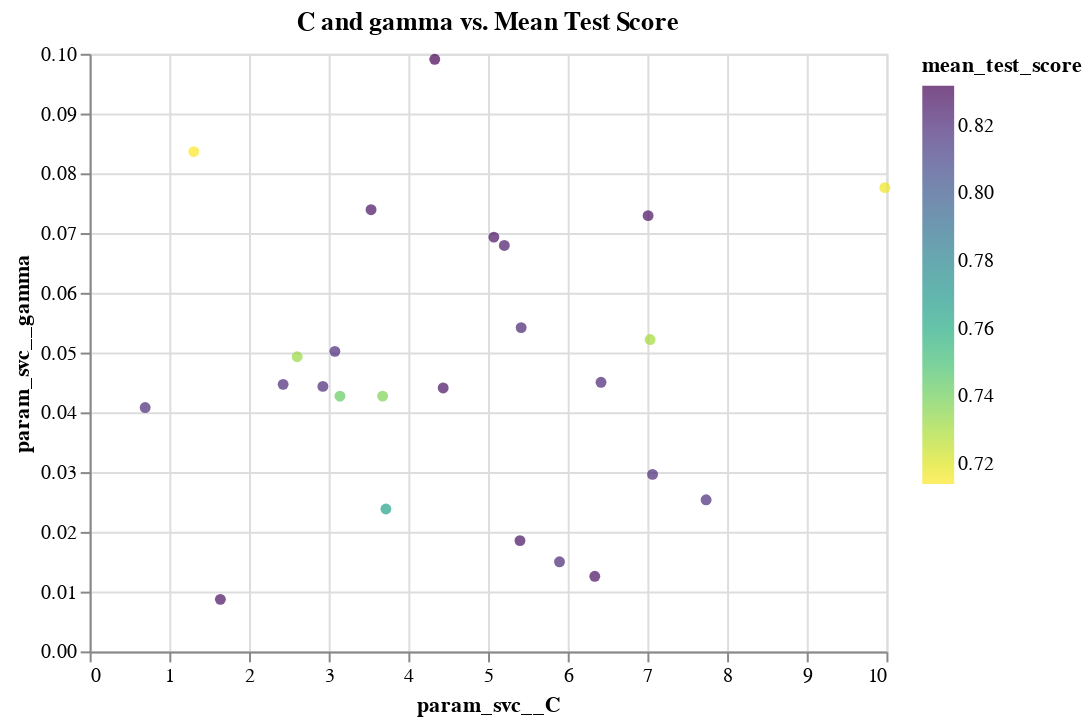

The notebook cell this image was saved under:
### Code cell
results = pd.DataFrame(random_search.cv_results_)

scatter = alt.Chart(results).mark_circle().encode(
    x='param_svc__C:Q',
    y='param_svc__gamma:Q',
    color=alt.Color('mean_test_score:Q', 
                    scale=alt.Scale(scheme='viridis', reverse=True)
                   )
).properties(
    width=400,
    height=300,
    title='C and gamma vs. Mean Test Score'
)

scatter

### Figure 1 — Vega specification as saved in the notebook (floating-point values rounded to 4 significant figures)
{"$schema": "https://vega.github.io/schema/vega/v5.json", "data": [{"name": "source_0", "values": [{"mean_test_score": 0.8191, "param_svc__C": 7.065, "param_svc__gamma": 0.02961}, {"mean_test_score": 0.8274, "param_svc__C": 7.009, "param_svc__gamma": 0.07292}, {"mean_test_score": 0.8319, "param_svc__C": 4.331, "param_svc__gamma": 0.09908}, {"mean_test_score": 0.8202, "param_svc__C": 5.897, "param_svc__gamma": 0.015}, {"mean_test_score": 0.8275, "param_svc__C": 3.532, "param_svc__gamma": 0.0739}, {"mean_test_score": 0.819, "param_svc__C": 0.6968, "param_svc__gamma": 0.0408}, {"mean_test_score": 0.8209, "param_svc__C": 6.418, "param_svc__gamma": 0.04503}, {"mean_test_score": 0.8212, "param_svc__C": 5.416, "param_svc__gamma": 0.05418}, {"mean_test_score": 0.8196, "param_svc__C": 3.078, "param_svc__gamma": 0.05021}, {"mean_test_score": 0.7377, "param_svc__C": 3.677, "param_svc__gamma": 0.04272}, {"mean_test_score": 0.7642, "param_svc__C": 3.718, "param_svc__gamma": 0.02383}, {"mean_test_score": 0.7167, "param_svc__C": 9.98, "param_svc__gamma": 0.0776}, {"mean_test_score": 0.8275, "param_svc__C": 4.437, "param_svc__gamma": 0.04409}, {"mean_test_score": 0.8277, "param_svc__C": 1.641, "param_svc__gamma": 0.008709}, {"mean_test_score": 0.7304, "param_svc__C": 7.034, "param_svc__gamma": 0.05218}, {"mean_test_score": 0.8274, "param_svc__C": 6.34, "param_svc__gamma": 0.01256}, {"mean_test_score": 0.8275, "param_svc__C": 5.073, "param_svc__gamma": 0.06933}, {"mean_test_score": 0.7324, "param_svc__C": 2.605, "param_svc__gamma": 0.0493}, {"mean_test_score": 0.8191, "param_svc__C": 2.428, "param_svc__gamma": 0.04469}, {"mean_test_score": 0.7141, "param_svc__C": 1.306, "param_svc__gamma": 0.08363}, {"mean_test_score": 0.819, "param_svc__C": 2.927, "param_svc__gamma": 0.04434}, {"mean_test_score": 0.7421, "param_svc__C": 3.141, "param_svc__gamma": 0.0427}, {"mean_test_score": 0.825, "param_svc__C": 5.204, "param_svc__gamma": 0.06793}, {"mean_test_score": 0.8275, "param_svc__C": 5.401, "param_svc__gamma": 0.01854}, {"mean_test_score": 0.8184, "param_svc__C": 7.737, "param_svc__gamma": 0.02537}]}, {"name": "source_0_x_domain_param_svc__C", "values": [{"min": 0.6968, "max": 9.98}]}, {"name": "source_0_y_domain_param_svc__gamma", "values": [{"min": 0.008709, "max": 0.09908}]}, {"name": "source_0_color_domain_mean_test_score", "values": [{"min": 0.7141, "max": 0.8319}]}], "marks": [{"type": "symbol", "name": "marks", "from": {"data": "source_0"}, "encode": {"update": {"opacity": {"value": 0.7}, "x": {"field": "param_svc__C", "scale": "x"}, "ariaRoleDescription": {"value": "circle"}, "y": {"field": "param_svc__gamma", "scale": "y"}, "shape": {"value": "circle"}, "description": {"signal": "\"param_svc__C: \" + (format(datum[\"param_svc__C\"], \"\")) + \"; param_svc__gamma: \" + (format(datum[\"param_svc__gamma\"], \"\")) + \"; mean_test_score: \" + (format(datum[\"mean_test_score\"], \"\"))"}, "fill": {"field": "mean_test_score", "scale": "color"}}}, "style": ["circle"]}], "scales": [{"name": "x", "type": "linear", "domain": [{"signal": "(data(\"source_0_x_domain_param_svc__C\")[0] || {}).min"}, {"signal": "(data(\"source_0_x_domain_param_svc__C\")[0] || {}).max"}], "range": [0, {"signal": "width"}], "zero": true, "nice": true}, {"name": "y", "type": "linear", "domain": [{"signal": "(data(\"source_0_y_domain_param_svc__gamma\")[0] || {}).min"}, {"signal": "(data(\"source_0_y_domain_param_svc__gamma\")[0] || {}).max"}], "range": [{"signal": "height"}, 0], "nice": true, "zero": true}, {"name": "color", "type": "linear", "domain": [{"signal": "(data(\"source_0_color_domain_mean_test_score\")[0] || {}).min"}, {"signal": "(data(\"source_0_color_domain_mean_test_score\")[0] || {}).max"}], "range": {"scheme": "viridis"}, "interpolate": "hcl", "zero": false, "reverse": true}], "axes": [{"scale": "x", "maxExtent": 0, "zindex": 0, "domain": false, "grid": true, "labels": false, "minExtent": 0, "gridScale": "y", "ticks": false, "orient": "bottom", "aria": false, "tickCount": {"signal": "ceil(width/40)"}}, {"scale": "y", "minExtent": 0, "aria": false, "labels": false, "gridScale": "x", "ticks": false, "grid": true, "tickCount": {"signal": "ceil(height/40)"}, "maxExtent": 0, "domain": false, "orient": "left", "zindex": 0}, {"scale": "x", "orient": "bottom", "labelOverlap": true, "tickCount": {"signal": "ceil(width/40)"}, "zindex": 0, "labelFlush": true, "grid": false, "title": "param_svc__C"}, {"scale": "y", "grid": false, "zindex": 0, "labelOverlap": true, "title": "param_svc__gamma", "tickCount": {"signal": "ceil(height/40)"}, "orient": "left"}], "title": {"text": "C and gamma vs. Mean Test Score", "frame": "group"}, "padding": 5, "width": 400, "background": "white", "style": "cell", "height": 300, "legends": [{"fill": "color", "gradientLength": {"signal": "clamp(height, 64, 200)"}, "title": "mean_test_score", "encode": {"gradient": {"update": {"opacity": {"value": 0.7}}}}}]}
